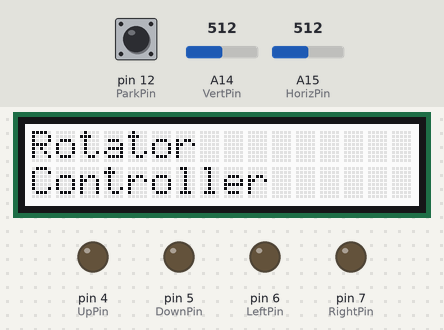
The sketch below on a simulated Arduino Mega 2560, built with avr-gcc and run on an emulated ATmega2560. Shown: 16×2 character LCD, output pins drawn as LEDs (lit = HIGH). Inputs (shaded band) come from the test bench; at power-on: A14 (VertPin) = 512, A15 (HorizPin) = 512, pin 12 (ParkPin) HIGH. What the sketch prints to the serial monitor is not drawn.

Above: at 1.1 s.
At 3.2 s:
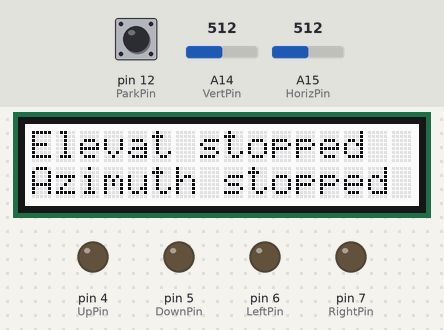
3.3 s: A14 (VertPin) set to 687
5.4 s: A14 (VertPin) set to 719
At 7.0 s:
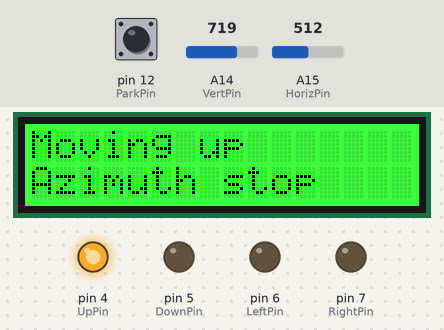
7.8 s: A15 (HorizPin) set to 683
9.6 s: A15 (HorizPin) set to 716
At 11.7 s:
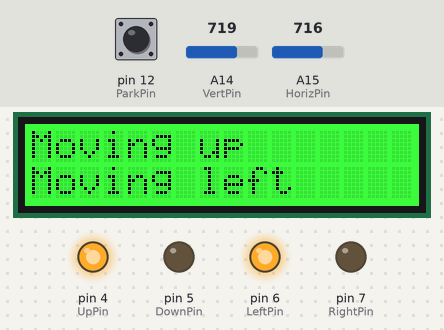
12.0 s: A14 (VertPin) set to 290
At 13.7 s:
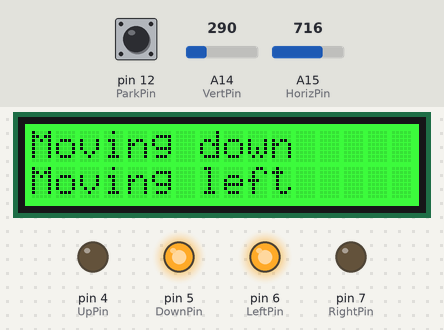
14.1 s: A15 (HorizPin) set to 590
At 16.0 s:
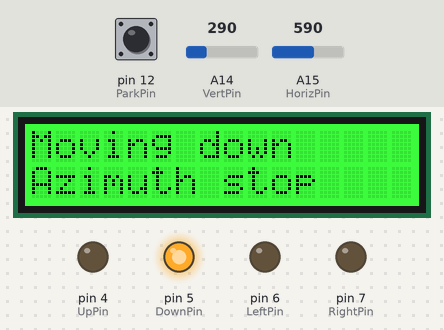
Timing chart, 0 to 17.2 s (numbered marks = the images above; inputs shaded):
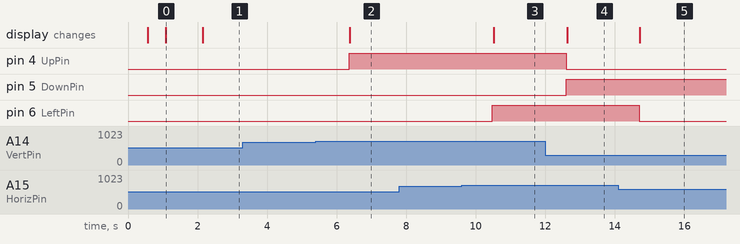

The sketch:

RotorControllerJoystickV3.ino
```cpp
//Antenna rotator controller using relays and Grove connections

// Libraries
#include <Wire.h>
#include "rgb_lcd.h"
rgb_lcd lcd;

// radio drivers
// Code is from Arduino Cookbook page 461
//Connector wires are black, white, antenna, red.  White goes to pin 11
//#include <VirtualWire.h>
//byte message[VW_MAX_MESSAGE_LEN];// buffer for incoming messages
//byte msgLength = VW_MAX_MESSAGE_LEN;// size of the message

// Define debugging code
int DisplayJoystickValues = 0;
int PrintDebugMessages = 1;
int PrintRadioMessages = 0;

// Define initial LCD colors
int colorR = 255;
int colorG = 0;
int colorB = 0;

// Pins for relay output
#define UpPin 4
#define DownPin 5
#define LeftPin 6
#define RightPin 7

//Define pins for joystick
#define ParkPin 12
int VertPin = A14;
int HorizPin = A15;
// Variables into which to read the joystick value
int xPosition = 0;
int yPosition = 0;
int park = 0;

//Xbee joystick input variables
int XbeeVert;
int XbeeHoriz;
int XbeeTimeout = 0;
int XbeeControl = 0; // 1 if receiving data from Xbee

//Xbee position input variables
int AzIn = 0;
int ElIn1 = 0;
int ElIn2 = 0;
int ElIn3 = 0;
int ElIn4 = 0;
int ElNo = 0;
int AzNo = 0;

// Variables
int IsMovingV = 0; //1 if up, -1 if down
int IsMovingH = 0; //1 if right, -1 if left
int IsParking = 0; // 1 if parking; cancelled by joystick move
int RadioLoopCounter = 0;// Counter for radio command timeout

void setup() {
  Serial.println ("Starting");
  // Define relay pin modes
  pinMode (UpPin, OUTPUT);
  pinMode (DownPin, OUTPUT);
  pinMode (LeftPin, OUTPUT);
  pinMode (RightPin, OUTPUT);
  digitalWrite(UpPin, LOW);
  digitalWrite(DownPin, LOW);
  digitalWrite(LeftPin, LOW);
  digitalWrite(RightPin, LOW);

  // Pin modes for joystick
  pinMode(VertPin, INPUT);
  pinMode(HorizPin, INPUT);
  pinMode (ParkPin, INPUT_PULLUP);

  // Initialize serial ports
  Serial.begin(9600);
  Serial1.begin(9600);//Xbee

  // initialize the LCD
  // Blink red for 1 second, then white
  lcd.begin(16, 2);
  colorR = 255;
  colorG = 0;
  colorB = 0;
  lcd.setRGB(colorR, colorG, colorB);
  delay(500);
  colorR = 255;
  colorG = 255;
  colorB = 255;
  lcd.setRGB(colorR, colorG, colorB);
  delay(500);
  // write HELLO message
  lcd.setCursor(0, 0);
  lcd.print("Rotator     ");
  lcd.setCursor(0, 1);
  lcd.print("Controller    ");
  delay(1000);
  void clear();

  // set up the radio
  //vw_setup(2000); //bits per second
  //vw_rx_start(); // start the receive
  }
//-------------------------------------------
void ReadXbeePosition ()
{
 if (Serial1.available() >= 4)// 4 characters to get 2 from 2-digit el, plus CRLF
 {
  //Serial.println ("Serial available="+String(Serial1.available()));
  ElIn1 = Serial1.read(); // read first value
  while (ElIn1 < 20) // If first byte is CR or LF, read until it isn't
  {
    ElIn1 = Serial1.read();
  }
  ElIn2 = Serial1.read(); // read 2nd value
  ElIn3 = Serial1.read(); // read 3rd value // read CR
  ElIn4 = Serial1.read(); // read 4thvalue // read LF
  Serial.println ("Read "+String(ElIn1)+" "+String(ElIn2)+" "+String(ElIn3)+" "+String(ElIn4));
  ElNo = ((ElIn1 - 48) * 10) + ElIn2 - 48;
  Serial.println ("ElNo="+String(ElNo));
  ShowPosition ();
 }// if available
// delay (1000);
} // void
//------------------------------------------
void ShowPosition ()
{
  lcd.setCursor(0, 0);
  lcd.print("Az="+String(AzNo)+"           ");
  lcd.setCursor(0, 1);
  lcd.print("El="+String(ElNo)+"           ");
}

//-------------------------------------------
void ReadXbeeJoystick()
{
 //Serial.println ("Reading Xbee");
 if (Serial1.available() > 3 )
  {
     if(Serial1.read() == 48)// Starting sequence - next line is Y value
     {
      XbeeControl = 1;
      if (PrintRadioMessages == 1)Serial.println ("Starting sequence");
      XbeeHoriz = Serial1.read();
      if (PrintRadioMessages == 1)Serial.println (String(XbeeVert));
      XbeeVert = Serial1.read();
      if (PrintRadioMessages == 1)Serial.println (String(XbeeHoriz));

      // Move antenna based on message received
     if (XbeeVert == 85) IsMovingV = 1;
     if (XbeeVert == 83) IsMovingV = 0;
     if (XbeeVert == 68) IsMovingV = -1;
     if (XbeeHoriz == 76) IsMovingH = 1;
     if (XbeeHoriz == 83) IsMovingH = 0;
     if (XbeeHoriz == 82) IsMovingH = -1;

     XbeeTimeout = 0; //Reset Xbee timeout counter
     }
  }
  else
  {
        // Nothing heard from Xbee - if counter exceeded stop rotation
      XbeeControl = 0; //Set flag to change LCD color
      XbeeTimeout ++;
      //Serial.println ("Counter="+String(XbeeTimeout));
      if (XbeeTimeout > 50)
      {
        IsMovingH=0;
        IsMovingV=0;
      }
     //Serial.println("V="+String(XbeeVert)+" H="+String(XbeeHoriz)); // Debugging
  }
  //else Serial.println ("Waiting for data");
}
//void ReadRadio ()
//{
//  Serial.println ("Waiting for packet");
//  if (vw_get_message(message, &msgLength))
//  {
//    Serial.print ("Got: ");
//    for (int i = 0; i < msgLength; i++)
//    {
//      Serial.write(message[i]);
//    }
//    Serial.print ("message[0]=");
//    Serial.println(message[0]);
//    Serial.print ("message[1]=");
//    Serial.println(message[1]);
//
//// Move antenna based on message received
//    if (message[0] == 85) IsMovingV = 1;
//    if (message[0] == 83) IsMovingV = 0;
//    if (message[0] == 68) IsMovingV = -1;
//    if (message[1] == 76) IsMovingH = 1;
//    if (message[1] == 83) IsMovingH = 0;
//    if (message[1] == 82) IsMovingH = -1;
//
//    RadioLoopCounter = 0; // Reset counter because we have received a data packet
//    Serial.println();
//    Serial.println ("IsMovingV="+String(IsMovingV));
//    Serial.println ("IsMovingH="+String(IsMovingH));
//    delay(1000);
//  }
//
//  RadioLoopCounter ++;
//  //Serial.println ("Loop counter="+String(RadioLoopCounter));
//
//  if (RadioLoopCounter > 20000) // stop antenna
//  {
//    IsMovingV = 0;
//    IsMovingH = 0;
//    //Serial.println("Move timeout");
//  }
//}
//---------------------------------------------------------------------
void Read_Joystick ()
{
  xPosition = analogRead(HorizPin);
  yPosition = analogRead(VertPin);
  park = digitalRead(ParkPin);
  if (PrintDebugMessages == 1)
  {
    Serial.println ("Park=" + park);
    Serial.println ("Park=" + String(park));
    Serial.println ("ParkRead=" + String(digitalRead(ParkPin)));
  }

  //Parking
  if (digitalRead(ParkPin) == 1)
  {
    Serial.println ("Parking");
    IsParking = 1;
    colorR = 0;
    colorG = 0;
    colorB = 255;
    lcd.setRGB(colorR, colorG, colorB); // LCD blue when parking
  }

  //Moving up
  if (yPosition > 600)
  {
    IsMovingV = 1;
    IsParking = 0;
  }

  //Moving down
  if (yPosition < 300)
  {
    IsMovingV = -1;
    IsParking = 0;
  }

  //Moving right
  if (xPosition > 600)
  {
    IsMovingH = 1;
    IsParking = 0;
  }

  //Moving left
  if (xPosition < 300)
  {
    IsMovingH = -1;
    IsParking = 0;
  }

  // Not moving vert
  if (( (yPosition - 300) | (700 - yPosition)) >= 0)
  {
    lcd.setCursor(0, 0);
    lcd.print("Elevation stop  ");
    IsMovingV = 0;
  }

  // Not moving horiz
  if (( (xPosition - 300) | (700 - xPosition)) >= 0)
  {
    lcd.setCursor(0, 1);
    lcd.print("Azimuth stop    ");
    IsMovingH = 0;
  }

// testing - can probably remove this code
//  // Set color if not moving
//  if (IsParking == 1)
//  {
//    colorR = 0;
//    colorG = 0;
//    colorB = 255;
//    lcd.setRGB(colorR, colorG, colorB);
//  }
//  else if ((abs(IsMovingH) + abs(IsMovingV)) == 0) //not moving
//  {
//    colorR = 255;
//    colorG = 255;
//    colorB = 255;
//    lcd.setRGB(colorR, colorG, colorB);
//  }
//  else
//  { // moving
//    colorR = 0;
//    colorG = 255;
//    colorB = 0;
//    lcd.setRGB(colorR, colorG, colorB);
//  }

  // Debugging code
  if (DisplayJoystickValues > 0 )
  {
    lcd.setCursor(0, 0);
    lcd.print("Horiz=" + String(xPosition) + "       ");
    lcd.setCursor(0, 1);
    lcd.print("Vert=" + String(yPosition) + "     ");
    delay (3000);
  }
}
///////////////////////////////////////////////
void SwitchRelays ()
{
  if (PrintDebugMessages == 1)
  {
    Serial.println ("IsMovingH=" + String(IsMovingH));
    Serial.println ("IsMovingV=" + String(IsMovingV));
  }

  if (IsMovingH == 1)// Move left
  {
    digitalWrite (LeftPin, HIGH);
    if (PrintDebugMessages == 1) Serial.println ("Left relay engaged");
    colorR = 0;
    colorG = 255;
    colorB = 0;
    lcd.setRGB(colorR, colorG, colorB);
    lcd.setCursor(0, 1);
    lcd.print("Moving left     ");
  }
  else
  {
    digitalWrite (LeftPin, LOW);
  }
  //--------------------------------
  if (IsMovingH == -1)// Move right
  {
    digitalWrite (RightPin, HIGH);
    if (PrintDebugMessages == 1) Serial.println ("Right relay engaged");
    colorR = 0;
    colorG = 255;
    colorB = 0;
    lcd.setRGB(colorR, colorG, colorB);
    lcd.setCursor(0, 1);
    lcd.print("Moving left     ");
  }
  else
  {
    digitalWrite(RightPin, LOW);
  }
  //---------------------------------
  if (IsMovingV == 1)// Move up
  {
    digitalWrite (UpPin, HIGH);
    if (PrintDebugMessages == 1) Serial.println ("Up relay engaged");
    // Green = moving
    colorR = 0;
    colorG = 255;
    colorB = 0;
    lcd.setRGB(colorR, colorG, colorB);
    lcd.setCursor(0, 0);
    lcd.print("Moving up       ");
  }
  else
  {
    digitalWrite(UpPin, LOW);
  }
  //--------------------------------
  if (IsMovingV == -1)// Move down
  {
    digitalWrite (DownPin, HIGH);
    if (PrintDebugMessages == 1) Serial.println ("Down relay engaged");
    colorR = 0;
    colorG = 255;
    colorB = 0;
    lcd.setRGB(colorR, colorG, colorB);
    lcd.setCursor(0, 0);
    lcd.print("Moving down     ");
  }
  else
  {
    digitalWrite (DownPin, LOW);
  }

// Change to white if not moving
  if ((abs(IsMovingH) + abs(IsMovingV)) == 0) //not moving
  {
// if Xbee control
//    colorR = 255;
//    colorG = 147;
//    colorB = 38;
    colorR = 255;
    colorG = 255;
    colorB = 255;
    lcd.setRGB(colorR, colorG, colorB);
    lcd.setCursor(0, 0);
    lcd.print("Elevat stopped  ");
    lcd.setCursor(0, 1);
    lcd.print("Azimuth stopped ");
  }
}

void loop()
{
  // put your main code here, to run repeatedly:
  //ReadXbeePosition();
  //ReadXbeeJoystick();
  Read_Joystick();
  //ReadRadio ();
  SwitchRelays ();
  //ReadRadio ();
  delay(1000);
}
```

Measured:
- the behaviour switches between 700 and 701 on A14 (VertPin) (found by bisection; images 1 and 2)
- the behaviour switches between 700 and 701 on A15 (HorizPin) (found by bisection; images 2 and 3)
- after the input at 3.3 s, every drawn part: stays the same
- after the input at 5.4 s, pin 4 (UpPin): LOW → HIGH after 0.96 s; the display: changes after 0.97 s (image 2)
- after the input at 7.8 s, every drawn part: stays the same
- after the input at 9.6 s, pin 6 (LeftPin): LOW → HIGH after 0.87 s; the display: changes after 0.92 s (image 3)
- after the input at 12.0 s, pin 4 (UpPin): HIGH → LOW after 0.61 s; pin 5 (DownPin): LOW → HIGH after 0.61 s; the display: changes after 0.63 s (image 4)
- after the input at 14.1 s, pin 6 (LeftPin): HIGH → LOW after 0.60 s; the display: changes after 0.62 s (image 5)
- what the display in image 0 shows lasts 1.1 s, from 1.1 s to 2.2 s
